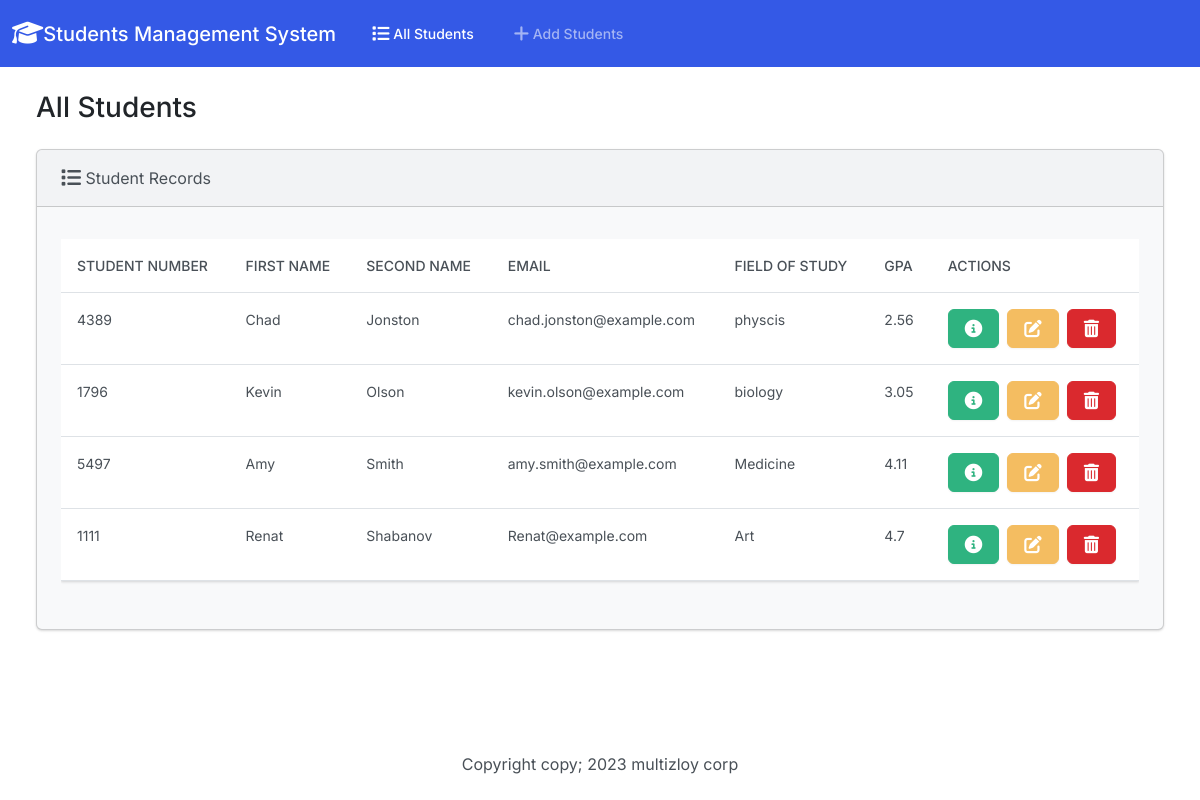
The page / on the database its author committed.
### students/models.py (models this page shows, shortened)
class Student(models.Model):
    student_number = models.PositiveIntegerField()
    first_name = models.CharField(max_length=50)
    last_name = models.CharField(max_length=50)
    email = models.EmailField(max_length=100)
    field_of_study = models.CharField(max_length=50)
    gpa = models.FloatField()

### students/views.py (the view)
# urls.py: path("", views.index, name="index"),
def index(request):
    return render(request, "students/index.html", {"students": Student.objects.all()})

### students/templates/students/index.html (shortened to what this page needs)
{% extends 'students/base.html' %}
{% block body %}
<h3 class="m-4">All Students</h3>
<div class="row">
    <div class="col-12">
        {% if students %}
        <div class="card bg-light mb-3 ms-4 me-4 mb-4">
            <div class="card-header"><i class="fa-solid fa-list fa-lg"></i> Student Records</div>
            <div class="card-body">
                <p class="card-text">
                <div class="table-responsive">
                    <table class="table table-hover">
                        <thead>
                            <tr>
                                <th scope="col">Student Number</th>
                                <th scope="col">First Name</th>
                                <th scope="col">Second name</th>
                                <th scope="col">Email</th>
                                <th scope="col">Field of Study</th>
                                <th scope="col">GPA</th>
                                <th scope="col">Actions</th>
                            </tr>
                        </thead>
                        <tbody>
                            {% for student in students %}
                            <tr>
                                <td> {{ student.student_number }} </td>
                                <td> {{ student.first_name }} </td>
                                <td> {{ student.last_name }} </td>
                                <td> {{ student.email }} </td>
                                <td> {{ student.field_of_study }} </td>
                                <td> {{ student.gpa }} </td>
                                <td>
                                    <button type="button" class="btn btn-success me-1"
                                        href="{% url 'view_student' student.id %}" data-bs-toggle="modal"
                                        data-bs-target="#myModal{{student.id}}">
                                    </button>
                                    <a class="btn btn-warning me-1" href="{% url 'edit' student.id %}"></a>
                                    <button type="button" class="btn btn-danger" data-bs-toggle="modal"
                                        data-bs-target="#delete{{student.id}}"></button>
                                </td>
                            </tr>
                            {% endfor %}
                        </tbody>
                    </table>
                </div>
                </p>
            </div>
        </div>
        {% else %}
        <h5 class="alert alert-primary ms-4 me-4">No Student Records</h5>
        {% endif %}
    </div>
</div>
{% endblock %}

### students/templates/students/base.html (shortened to what this page needs)
{% load static %}
<!DOCTYPE html>
<html lang="en">
<head>
    <link rel="stylesheet" href="https://cdnjs.cloudflare.com/ajax/libs/font-awesome/6.4.2/css/all.min.css">
    <link href="{% static 'css/bootstrap.min.css' %}" rel="stylesheet">
<body class="d-flex flex-column min-vh-100">
    <nav class="navbar navbar-expand-lg bg-primary" data-bs-theme="dark">
        <div class="container-fluid">
            <a class="navbar-brand" href="{% url 'index' %}"><i class="fa-solid fa-graduation-cap fa-lg"></i>Students
                Management
                System</a>
            <div class="collapse navbar-collapse" id="navbarColor01">
                <ul class="navbar-nav me-auto">
                    <li class="nav-item">
                        <a class="nav-link active" href="{% url 'index' %}"> All
                            Students
                        </a>
                    </li>
                    <li class="nav-item">
                        <a class="nav-link" href="{% url 'add' %}"> Add
                            Students</a>
                    </li>
                </ul>
            </div>
        </div>
    </nav>
    <div class="container-fluid">
        {% block body %}
        {% endblock %}
    </div>
    <footer class="mt-auto mb-4">
        <div class="text-center">
            <span>
                Copyright copy;
                <script>document.write(new Date().getFullYear())</script> multizloy corp
            </span>
        </div>
    </footer>
</body>
</head>
</html>

### rows shown on the page
Student: student_number "4389", first_name "Chad", last_name "Jonston", email "chad.jonston@example.com", field_of_study "physcis", gpa "2.56"
Student: student_number "1796", first_name "Kevin", last_name "Olson", email "kevin.olson@example.com", field_of_study "biology", gpa "3.05"
Student: student_number "5497", first_name "Amy", last_name "Smith", email "amy.smith@example.com", field_of_study "Medicine", gpa "4.11"
Student: student_number "1111", first_name "Renat", last_name "Shabanov", email "Renat@example.com", field_of_study "Art", gpa "4.7"
